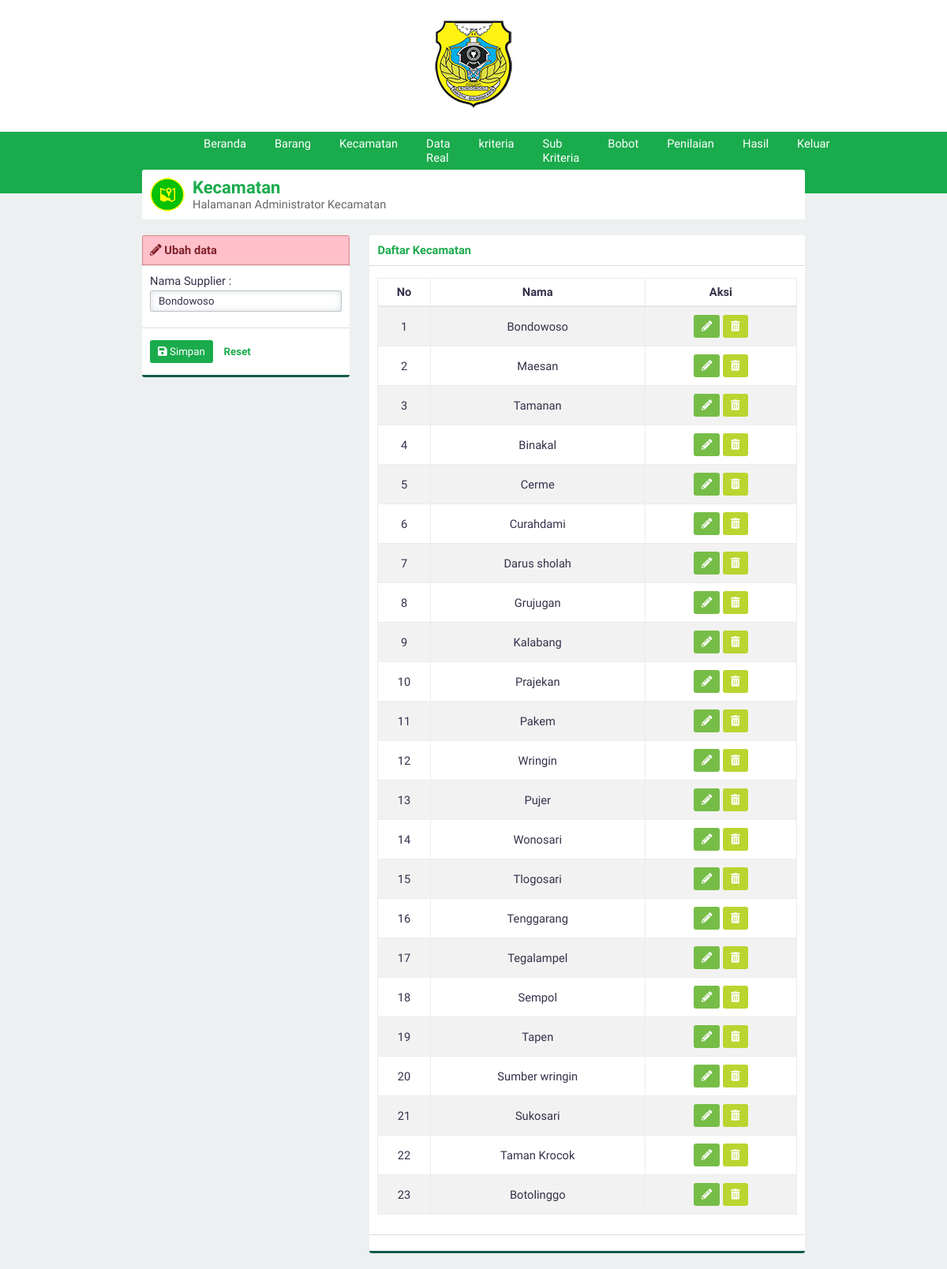
Page /?page=supplier&aksi=ubah&id=9 (signed in) on the committed database.
### tables this page shows
CREATE TABLE `supplier` (
  `id_supplier` int(3) NOT NULL,
  `namaSupplier` varchar(30) NOT NULL
);

### page/supplier.php (the view)
<div class="panel">
    <div class="panel-middle" id="judul">
        <img src="asset/image/kec1.png">
        <div id="judul-text">
            <h2 class="text-green">Kecamatan</h2>
            Halamanan Administrator Kecamatan
        </div>
    </div>
</div>
<div class="row">
    <div class="col-4">
        <div class="panel">
            <?php
            if (@htmlspecialchars($_GET['aksi']) == 'ubah') {
                include 'ubahsupplier.php';
            } else {
                include 'tambahsupplier.php';
            }
            ?>
        </div>
    </div>
    <div class="col-8">
        <div class="panel">
            <div class="panel-top">
                <b class="text-green">Daftar Kecamatan</b>
            </div>
            <div class="panel-middle">
                <div class="table-responsive">
                    <table>
                        <thead>
                            <tr>
                                <th>No</th>
                                <th>Nama</th>
                                <th>Aksi</th>
                            </tr>
                        </thead>
                        <tbody>
                            <?php
                            $query = "SELECT * FROM supplier";
                            $execute = $konek->query($query);
                            if ($execute->num_rows > 0) {
                                $no = 1;
                                while ($data = $execute->fetch_array(MYSQLI_ASSOC)) {
                                    echo "
                                <tr id='data'>
                                    <td>$no</td>
                                    <td>$data[namaSupplier]</td>
                                    <td>
                                    <div class='norebuttom'>
                                    <a class=\"btn btn-light-green\" href='./?page=supplier&aksi=ubah&id=" . $data['id_supplier'] . "'><i class='fa fa-pencil-alt'></i></a>
                                    <a class=\"btn btn-yellow\" data-a=" . $data['namaSupplier'] . " id='hapus' href='./proses/proseshapus.php/?op=supplier&id=" . $data['id_supplier'] . "'><i class='fa fa-trash-alt'></i></a>
                                    </div></td>
                                </tr>";
                                    $no++;
                                }
                            } else {
                                echo "<tr><td  class='text-center text-green' colspan='3'>Kosong</td></tr>";
                            }
                            ?>
                        </tbody>
                    </table>
                </div>
            </div>
            <div class="panel-bottom"></div>
        </div>
    </div>
</div>

### page/ubahsupplier.php (shortened to what this page needs)
<?php
$id=htmlspecialchars(@$_GET['id']);
$query="SELECT * FROM supplier WHERE id_supplier='$id'";
$execute=$konek->query($query);
if ($execute->num_rows > 0){
    $data=$execute->fetch_array(MYSQLI_ASSOC);
}else{
    header('location:./?page=supplier');
}
?>
<div class="panel-top panel-top-edit">
    <b><i class="fa fa-pencil-alt"></i> Ubah data</b>
</div>
<form id="form" method="POST" action="./proses/prosesubah.php">
    <div class="panel-middle">
        <div class="group-input">
            <label for="supplier" >Nama Supplier :</label>
            <input type="text" value="<?php echo $data['namaSupplier']; ?>" class="form-custom" required autocomplete="off" placeholder="Nama Supplier" id="supplier" name="supplier">
        </div>
    </div>
    <div class="panel-bottom">
        <button type="submit" id="buttonsimpan" class="btn btn-green"><i class="fa fa-save"></i> Simpan</button>
        <button type="reset" id="buttonreset" class="btn btn-second">Reset</button>
    </div>
</form>

### asset/css/style.css (style rules this page uses)
* { padding: 0; margin: 0; font-family: 'Work Sans', sans-serif; color: #36304A; font-weight: 500; letter-spacing: normal; }
a { text-decoration: none; }
h2 { font-size: 1.5em; }
b, h1, h2, h3, h4, h5 { padding: 0; font-weight: 600 !important; margin: 0.83em 0em; }
.text-green { color: #1aab4c !important; }
input, select { border: none; width: 100%; }
.form-custom { padding: 5px 10px; border: solid 1px #BDC3C7; -webkit-border-radius: 2px; -moz-border-radius: 2px; border-radius: 2px; box-sizing: border-box; box-shadow: inset 0 0 8px #d9dfe3; margin: 3px 0 10px 0; }
.btn { border: none; -webkit-padding: 7px 10px; -o-padding: 7px 10px; -moz-padding: 7px 10px; padding: 7px 10px; border-radius: 3px; margin: 5px 0px; display: inline-block; cursor: pointer; font-size: 10pt !important; }
.btn i { color: white !important; }
.btn-green { background-color: #1aab4c; color: white !important; }
.btn-light-green { background-color: #76bd47; color: white !important; }
.btn-yellow { background-color: #bad530; color: white !important; }
.btn-second { background-color: transparent; color: #1aab4c; font-weight: 600; }
.row { margin-top: 10px; display: flex; }
div[class^="col-"] { margin-left: 3%; }
div[class^="col-"]:first-child { margin-left: 0%; }
.col-4 { width: 31.3333333333%; }
.col-8 { width: 65.6666666667%; }
.table-responsive { overflow-y: hidden; }
table { width: 100%; text-align: center; border-collapse: collapse; margin: 5px 0px 15px 0px; }
table tr th { padding: 8px 0px; border: solid 1px #e9ecef; border-bottom: solid 2px #e4e7ea; font-weight: bold; }
table td { border: solid 1px #e9ecef; padding: 5px; }
table tr#data:nth-child(odd) { background-color: #f2f2f2; }
.panel { background-color: white; border-radius: 3px; -webkit-box-sizing: border-box; -moz-box-sizing: border-box; -o-box-sizing: border-box; box-sizing: border-box; margin-bottom: 20px; overflow: hidden; }
.panel-top-edit { background-color: #ffc0cb; box-shadow: inset 0px 0px 2px #800000; color: #802029; }
.panel-top-edit b, .panel-top-edit i { color: #802029; }
.panel-top { padding: 10px; box-sizing: padding-box; border-bottom: solid 1px #dddddd; }
.panel-middle { padding: 10px; box-sizing: padding-box; }
.panel-bottom { padding: 10px; border-bottom: solid 3px #135a4c; border-top: solid 1px #dddddd; }
body { background-color: #ECF0F1; display: flex; width: 100vw; height: 100vh; align-items: center; flex-direction: column; overflow-x: hidden; font-size: 11pt; }
#judul { display: flex; align-items: center; }
#judul img { margin-right: 10px; }
#judul #judul-text { color: #666666; }
#judul #judul-text h2 { margin: 0 !important; }

### rows in the picture
supplier: supplier "Bondowoso", namaSupplier "Bondowoso"
supplier: namaSupplier "Maesan"
supplier: namaSupplier "Tamanan"
supplier: namaSupplier "Binakal"
supplier: namaSupplier "Cerme"
supplier: namaSupplier "Curahdami"
supplier: namaSupplier "Darus sholah"
supplier: namaSupplier "Grujugan"
supplier: namaSupplier "Kalabang"
supplier: namaSupplier "Prajekan"
supplier: namaSupplier "Pakem"
supplier: namaSupplier "Wringin"
supplier: namaSupplier "Pujer"
supplier: namaSupplier "Wonosari"
supplier: namaSupplier "Tlogosari"
supplier: namaSupplier "Tenggarang"
supplier: namaSupplier "Tegalampel"
supplier: namaSupplier "Sempol"
supplier: namaSupplier "Tapen"
supplier: namaSupplier "Sumber wringin"
supplier: namaSupplier "Sukosari"
supplier: namaSupplier "Taman Krocok"
supplier: namaSupplier "Botolinggo"
